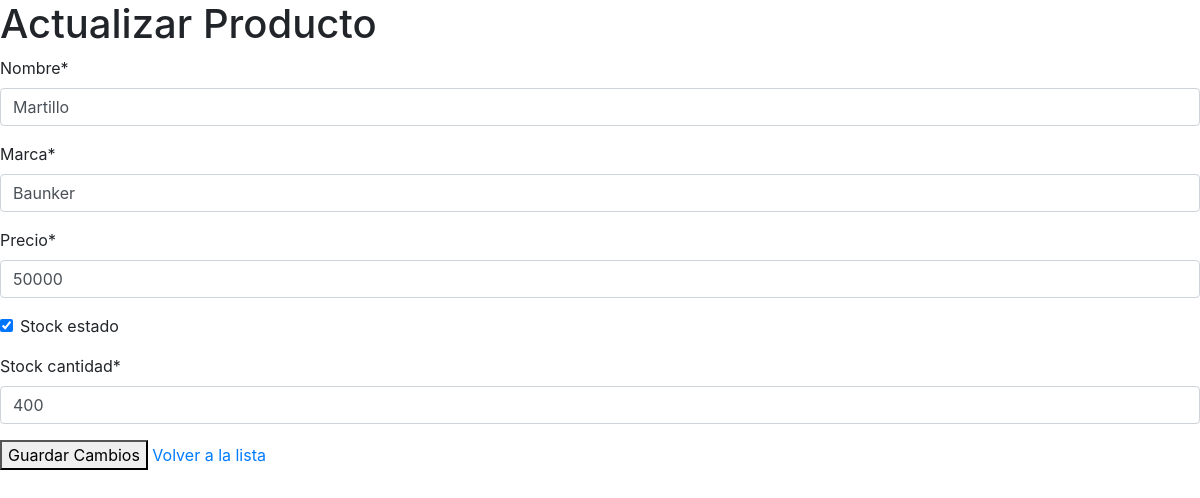
The page /vistaAdmin/editar_productos/1/ on the database as committed earlier.
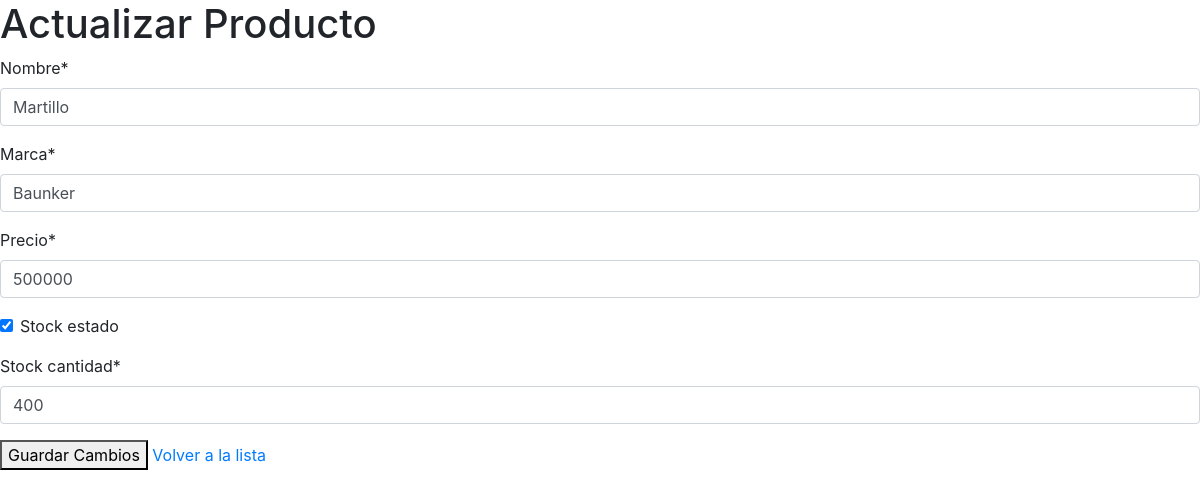
The same page on the database as committed later.
### api/models.py (models this page shows)
class Producto(models.Model):
    codigoProducto = models.BigAutoField(primary_key=True, unique=True)
    nombre = models.CharField(max_length=80)
    marca = models.CharField(max_length=50)
    precio = models.PositiveBigIntegerField()
    stock_estado = models.BooleanField(default=True)
    stock_cantidad = models.PositiveIntegerField(default=100)

### api/views.py (the view)
# urls.py: path('vistaAdmin/editar_productos/<int:pk>/', views.editar_productos, name='editar_productos'),
def editar_productos(request, pk):
    producto = get_object_or_404(Producto, pk=pk)
    if request.method == 'POST':
        form = ProductoForm(request.POST, instance=producto)
        if form.is_valid():
            form.save()
            return redirect('lista_productos')
    else:
        form = ProductoForm(instance=producto)
    return render(request, 'vistaAdmin/editar_productos.html', {'form': form})

### api/forms.py
class ProductoForm(forms.ModelForm):
    class Meta:
        model = Producto
        fields = '__all__'

### api/templates/vistaAdmin/editar_productos.html (shortened to what this page needs)
{% load crispy_forms_tags %}
<!DOCTYPE html>
<html lang="en">
<head>
    <link rel="stylesheet" href="https://cdn.jsdelivr.net/npm/bootstrap@4.6.2/dist/css/bootstrap.min.css">
</head>
<body>
    <h1>Actualizar Producto</h1>
    <form method="post">
        {{ form |crispy }}
        <button type="submit">Guardar Cambios</button>
        <a href="{% url 'lista_productos' %}">Volver a la lista</a>
    </form>
</body>
</html>

Rows that differ between the two databases and show on the page:
changed Producto "Martillo": precio "50000" → "500000"
